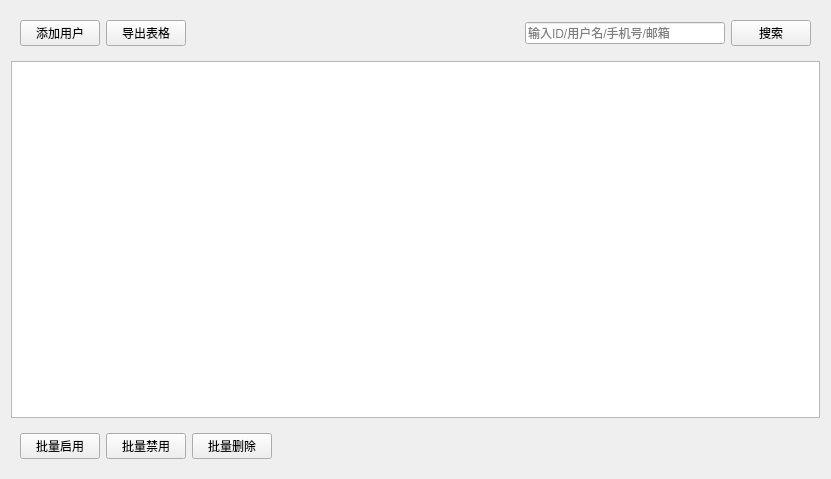
<?xml version="1.0" encoding="UTF-8"?>
<ui version="4.0">
 <class>UserManagePage</class>
 <widget class="QWidget" name="UserManagePage">
  <property name="geometry">
   <rect>
    <x>0</x>
    <y>0</y>
    <width>831</width>
    <height>479</height>
   </rect>
  </property>
  <property name="windowTitle">
   <string>Form</string>
  </property>
  <layout class="QVBoxLayout" name="verticalLayout">
   <item>
    <widget class="QWidget" name="widget" native="true">
     <layout class="QHBoxLayout" name="horizontalLayout_2">
      <item>
       <widget class="QPushButton" name="addUserBtn">
        <property name="text">
         <string>添加用户</string>
        </property>
       </widget>
      </item>
      <item>
       <widget class="QPushButton" name="exportBtn">
        <property name="text">
         <string>导出表格</string>
        </property>
       </widget>
      </item>
      <item>
       <spacer name="horizontalSpacer">
        <property name="orientation">
         <enum>Qt::Horizontal</enum>
        </property>
        <property name="sizeHint" stdset="0">
         <size>
          <width>505</width>
          <height>20</height>
         </size>
        </property>
       </spacer>
      </item>
      <item>
       <widget class="QLineEdit" name="searchEdit">
        <property name="minimumSize">
         <size>
          <width>200</width>
          <height>0</height>
         </size>
        </property>
        <property name="maximumSize">
         <size>
          <width>200</width>
          <height>16777215</height>
         </size>
        </property>
        <property name="placeholderText">
         <string>输入ID/用户名/手机号/邮箱</string>
        </property>
       </widget>
      </item>
      <item>
       <widget class="QPushButton" name="searchBtn">
        <property name="text">
         <string>搜索</string>
        </property>
       </widget>
      </item>
     </layout>
    </widget>
   </item>
   <item>
    <widget class="QTableView" name="tableView"/>
   </item>
   <item>
    <widget class="QWidget" name="widget_2" native="true">
     <layout class="QHBoxLayout" name="horizontalLayout">
      <item>
       <widget class="QPushButton" name="batchEnableBtn">
        <property name="text">
         <string>批量启用</string>
        </property>
       </widget>
      </item>
      <item>
       <widget class="QPushButton" name="batchDisableBtn">
        <property name="text">
         <string>批量禁用</string>
        </property>
       </widget>
      </item>
      <item>
       <widget class="QPushButton" name="batchDeleteBtn">
        <property name="text">
         <string>批量删除</string>
        </property>
       </widget>
      </item>
      <item>
       <spacer name="horizontalSpacer_2">
        <property name="orientation">
         <enum>Qt::Horizontal</enum>
        </property>
        <property name="sizeHint" stdset="0">
         <size>
          <width>549</width>
          <height>20</height>
         </size>
        </property>
       </spacer>
      </item>
     </layout>
    </widget>
   </item>
  </layout>
 </widget>
 <resources/>
 <connections/>
</ui>
